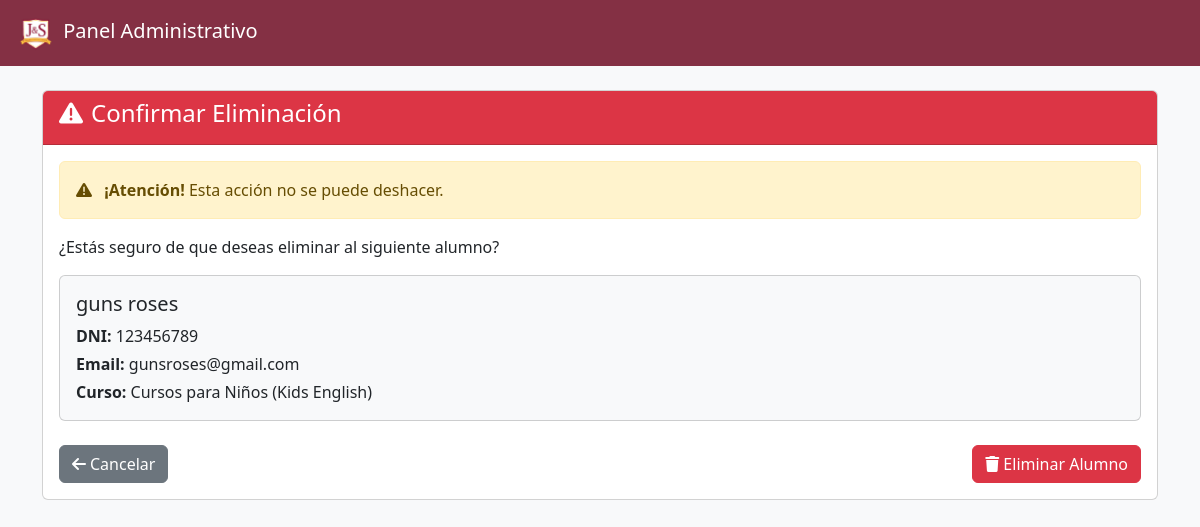
Page /borrar-alumno/1/ (signed in) on the committed database.
### agency/models.py (models this page shows, shortened)
class Alumno(models.Model):
    user = models.OneToOneField(User, on_delete=models.CASCADE)
    dni = models.CharField(max_length=20, unique=True)
    telefono = models.CharField(
        max_length=15,
        validators=[validar_telefono_15_digitos],
        blank=True
    )
    curso = models.ForeignKey(Curso, on_delete=models.SET_NULL, null=True, blank=True)
    fecha_registro = models.DateTimeField(auto_now_add=True)

class Curso(models.Model):
    nombre = models.CharField(max_length=100)
    descripcion = models.TextField(blank=True)
    fecha_creacion = models.DateTimeField(auto_now_add=True)
    def __str__(self):
        return self.nombre

### agency/views.py (the view)
# urls.py: path('borrar-alumno/<int:alumno_id>/', views.borrar_alumno, name='borrar_alumno'),
@login_required
@user_passes_test(is_admin)
def borrar_alumno(request, alumno_id):
    curso_id = request.session.get('curso_seleccionado')
    if not curso_id:
        return redirect('seleccionar_curso')
    curso_actual = get_object_or_404(Curso, id=curso_id)
    alumno = get_object_or_404(Alumno, id=alumno_id, curso=curso_actual)
    if request.method == 'POST':
        nombre_completo = f"{alumno.user.first_name} {alumno.user.last_name}"
        alumno.user.delete()  # Esto también borra el alumno por CASCADE
        messages.success(request, f'Alumno {nombre_completo} eliminado exitosamente')
        return redirect('admin_dashboard')
    return render(request, 'agency/confirmar_borrar_alumno.html', {'alumno': alumno})

### agency/views.py (called while the page is built)
def is_admin(user):
    return user.is_staff

### agency/templates/agency/confirmar_borrar_alumno.html (shortened to what this page needs)
{% load static %}
<!DOCTYPE html>
<html lang="es">
<head>
    <link href="https://cdn.jsdelivr.net/npm/bootstrap@5.2.3/dist/css/bootstrap.min.css" rel="stylesheet">
    <link href="https://cdnjs.cloudflare.com/ajax/libs/font-awesome/6.0.0/css/all.min.css" rel="stylesheet">
</head>
<body style="background-color: #f8f9fa;">
    <nav class="navbar navbar-expand-lg navbar-dark" style="background-color: #843044;">
        <div class="container-fluid">
            <a class="navbar-brand" href="{% url 'admin_dashboard' %}">
                <img src="{% static 'agency/assets/img/navbar-jys.png' %}" alt="JyS" style="height: 40px;">
                Panel Administrativo
            </a>
        </div>
    </nav>
    <div class="container mt-4">
        <div class="card">
            <div class="card-header bg-danger text-white">
                <h4><i class="fas fa-exclamation-triangle me-2"></i>Confirmar Eliminación</h4>
            </div>
            <div class="card-body">
                <div class="alert alert-warning">
                    <i class="fas fa-warning me-2"></i>
                    <strong>¡Atención!</strong> Esta acción no se puede deshacer.
                </div>
                <p>¿Estás seguro de que deseas eliminar al siguiente alumno?</p>
                <div class="card bg-light">
                    <div class="card-body">
                        <h5>{{ alumno.user.first_name }} {{ alumno.user.last_name }}</h5>
                        <p class="mb-1"><strong>DNI:</strong> {{ alumno.dni }}</p>
                        <p class="mb-1"><strong>Email:</strong> {{ alumno.user.email }}</p>
                        <p class="mb-0"><strong>Curso:</strong> {{ alumno.curso|default:"Sin curso" }}</p>
                    </div>
                </div>
                <div class="mt-4 d-flex justify-content-between">
                    <a href="{% url 'gestionar_alumno' alumno.id %}" class="btn btn-secondary">
                        <i class="fas fa-arrow-left me-1"></i>Cancelar
                    </a>
                    <form method="post" class="d-inline">
                        <button type="submit" class="btn btn-danger">
                            <i class="fas fa-trash me-1"></i>Eliminar Alumno
                        </button>
                    </form>
                </div>
            </div>
        </div>
    </div>
</body>
</html>

### rows in the picture
Alumno: user.first_name "guns", user.last_name "roses", dni "123456789", user.email "gunsroses@gmail.com", curso "Cursos para Niños (Kids English)"
